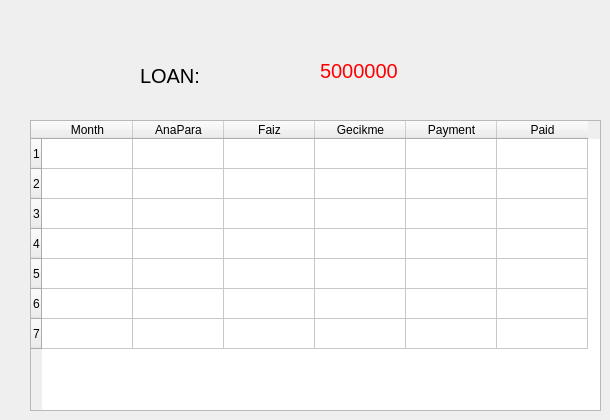
     <widget class="QWidget" name="PLoanInfo">
      <widget class="QLabel" name="loan_label">
       <property name="geometry">
        <rect>
         <x>140</x>
         <y>50</y>
         <width>81</width>
         <height>51</height>
        </rect>
       </property>
       <property name="font">
        <font>
         <pointsize>15</pointsize>
        </font>
       </property>
       <property name="text">
        <string>LOAN: </string>
       </property>
      </widget>
      <widget class="QLabel" name="loan_value_label">
       <property name="geometry">
        <rect>
         <x>320</x>
         <y>50</y>
         <width>241</width>
         <height>41</height>
        </rect>
       </property>
       <property name="font">
        <font>
         <pointsize>15</pointsize>
        </font>
       </property>
       <property name="styleSheet">
        <string notr="true">color: Red</string>
       </property>
       <property name="text">
        <string>5000000</string>
       </property>
      </widget>
      <widget class="QTableWidget" name="loan_info_tableWidget">
       <property name="geometry">
        <rect>
         <x>30</x>
         <y>120</y>
         <width>571</width>
         <height>291</height>
        </rect>
       </property>
       <property name="rowCount">
        <number>7</number>
       </property>
       <attribute name="horizontalHeaderMinimumSectionSize">
        <number>49</number>
       </attribute>
       <attribute name="horizontalHeaderDefaultSectionSize">
        <number>91</number>
       </attribute>
       <row>
        <property name="text">
         <string>1</string>
        </property>
       </row>
       <row/>
       <row/>
       <row/>
       <row/>
       <row/>
       <row/>
       <column>
        <property name="text">
         <string>Month</string>
        </property>
       </column>
       <column>
        <property name="text">
         <string>AnaPara</string>
        </property>
       </column>
       <column>
        <property name="text">
         <string>Faiz</string>
        </property>
       </column>
       <column>
        <property name="text">
         <string>Gecikme</string>
        </property>
       </column>
       <column>
        <property name="text">
         <string>Payment</string>
        </property>
       </column>
       <column>
        <property name="text">
         <string>Paid</string>
        </property>
       </column>
      </widget>
     </widget>
